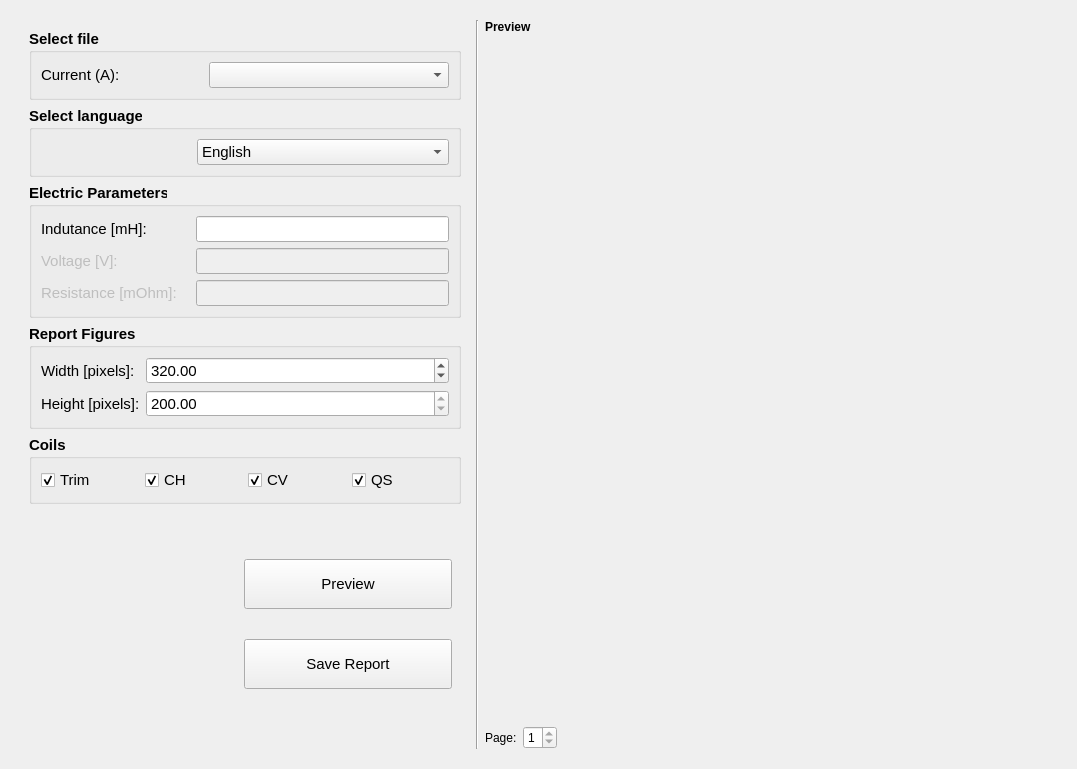
      <widget class="QWidget" name="report">
       <attribute name="title">
        <string>Report</string>
       </attribute>
       <layout class="QGridLayout" name="gridLayout_21">
        <item row="0" column="0">
         <widget class="QFrame" name="frame_6">
          <property name="frameShape">
           <enum>QFrame::NoFrame</enum>
          </property>
          <property name="frameShadow">
           <enum>QFrame::Plain</enum>
          </property>
          <layout class="QGridLayout" name="gridLayout_19">
           <item row="0" column="0" rowspan="2">
            <widget class="QFrame" name="frame_4">
             <property name="sizePolicy">
              <sizepolicy hsizetype="Maximum" vsizetype="Preferred">
               <horstretch>0</horstretch>
               <verstretch>0</verstretch>
              </sizepolicy>
             </property>
             <property name="minimumSize">
              <size>
               <width>450</width>
               <height>0</height>
              </size>
             </property>
             <property name="frameShape">
              <enum>QFrame::NoFrame</enum>
             </property>
             <property name="frameShadow">
              <enum>QFrame::Plain</enum>
             </property>
             <layout class="QVBoxLayout" name="verticalLayout_11">
              <property name="bottomMargin">
               <number>9</number>
              </property>
              <item>
               <widget class="QGroupBox" name="group_box_16">
                <property name="font">
                 <font>
                  <pointsize>11</pointsize>
                  <weight>75</weight>
                  <bold>true</bold>
                 </font>
                </property>
                <property name="title">
                 <string>Select file</string>
                </property>
                <layout class="QFormLayout" name="formLayout">
                 <item row="0" column="0">
                  <widget class="QLabel" name="file_label_4">
                   <property name="font">
                    <font>
                     <pointsize>11</pointsize>
                     <weight>50</weight>
                     <bold>false</bold>
                    </font>
                   </property>
                   <property name="text">
                    <string>Current (A):                    </string>
                   </property>
                  </widget>
                 </item>
                 <item row="0" column="1">
                  <widget class="QComboBox" name="cb_files_4">
                   <property name="font">
                    <font>
                     <pointsize>11</pointsize>
                     <weight>50</weight>
                     <bold>false</bold>
                    </font>
                   </property>
                   <property name="currentIndex">
                    <number>-1</number>
                   </property>
                  </widget>
                 </item>
                </layout>
               </widget>
              </item>
              <item>
               <widget class="QGroupBox" name="group_box_17">
                <property name="font">
                 <font>
                  <pointsize>11</pointsize>
                  <weight>75</weight>
                  <bold>true</bold>
                 </font>
                </property>
                <property name="title">
                 <string>Select language</string>
                </property>
                <layout class="QFormLayout" name="formLayout_2">
                 <item row="0" column="0">
                  <spacer name="horizontalSpacer_12">
                   <property name="orientation">
                    <enum>Qt::Horizontal</enum>
                   </property>
                   <property name="sizeHint" stdset="0">
                    <size>
                     <width>150</width>
                     <height>24</height>
                    </size>
                   </property>
                  </spacer>
                 </item>
                 <item row="0" column="1">
                  <widget class="QComboBox" name="cb_language">
                   <property name="font">
                    <font>
                     <pointsize>11</pointsize>
                     <weight>50</weight>
                     <bold>false</bold>
                    </font>
                   </property>
                   <property name="currentIndex">
                    <number>0</number>
                   </property>
                   <item>
                    <property name="text">
                     <string>English</string>
                    </property>
                   </item>
                   <item>
                    <property name="text">
                     <string>Portuguese</string>
                    </property>
                   </item>
                  </widget>
                 </item>
                </layout>
               </widget>
              </item>
              <item>
               <widget class="QGroupBox" name="group_box_18">
                <property name="font">
                 <font>
                  <pointsize>11</pointsize>
                  <weight>75</weight>
                  <bold>true</bold>
                 </font>
                </property>
                <property name="title">
                 <string>Electric Parameters</string>
                </property>
                <layout class="QFormLayout" name="formLayout_3">
                 <property name="fieldGrowthPolicy">
                  <enum>QFormLayout::AllNonFixedFieldsGrow</enum>
                 </property>
                 <item row="0" column="0">
                  <widget class="QLabel" name="indutance_label">
                   <property name="font">
                    <font>
                     <pointsize>11</pointsize>
                     <weight>50</weight>
                     <bold>false</bold>
                    </font>
                   </property>
                   <property name="text">
                    <string>Indutance [mH]:</string>
                   </property>
                  </widget>
                 </item>
                 <item row="0" column="1">
                  <widget class="QLineEdit" name="indutance_value">
                   <property name="font">
                    <font>
                     <weight>50</weight>
                     <bold>false</bold>
                    </font>
                   </property>
                  </widget>
                 </item>
                 <item row="1" column="0">
                  <widget class="QLabel" name="voltage_label">
                   <property name="enabled">
                    <bool>false</bool>
                   </property>
                   <property name="font">
                    <font>
                     <pointsize>11</pointsize>
                     <weight>50</weight>
                     <bold>false</bold>
                    </font>
                   </property>
                   <property name="text">
                    <string>Voltage [V]:</string>
                   </property>
                  </widget>
                 </item>
                 <item row="1" column="1">
                  <widget class="QLineEdit" name="voltage_value">
                   <property name="enabled">
                    <bool>false</bool>
                   </property>
                   <property name="font">
                    <font>
                     <weight>50</weight>
                     <bold>false</bold>
                    </font>
                   </property>
                  </widget>
                 </item>
                 <item row="2" column="0">
                  <widget class="QLabel" name="resistance_label">
                   <property name="enabled">
                    <bool>false</bool>
                   </property>
                   <property name="font">
                    <font>
                     <pointsize>11</pointsize>
                     <weight>50</weight>
                     <bold>false</bold>
                    </font>
                   </property>
                   <property name="text">
                    <string>Resistance [mOhm]:   </string>
                   </property>
                  </widget>
                 </item>
                 <item row="2" column="1">
                  <widget class="QLineEdit" name="resistance_value">
                   <property name="enabled">
                    <bool>false</bool>
                   </property>
                   <property name="font">
                    <font>
                     <weight>50</weight>
                     <bold>false</bold>
                    </font>
                   </property>
                  </widget>
                 </item>
                </layout>
               </widget>
              </item>
              <item>
               <widget class="QGroupBox" name="group_box_19">
                <property name="font">
                 <font>
                  <pointsize>11</pointsize>
                  <weight>75</weight>
                  <bold>true</bold>
                 </font>
                </property>
                <property name="title">
                 <string>Report Figures</string>
                </property>
                <layout class="QFormLayout" name="formLayout_5">
                 <property name="fieldGrowthPolicy">
                  <enum>QFormLayout::AllNonFixedFieldsGrow</enum>
                 </property>
                 <item row="0" column="0">
                  <widget class="QLabel" name="file_label_5">
                   <property name="font">
                    <font>
                     <pointsize>11</pointsize>
                     <weight>50</weight>
                     <bold>false</bold>
                    </font>
                   </property>
                   <property name="text">
                    <string>Width [pixels]: </string>
                   </property>
                  </widget>
                 </item>
                 <item row="1" column="0">
                  <widget class="QLabel" name="label">
                   <property name="font">
                    <font>
                     <weight>50</weight>
                     <bold>false</bold>
                    </font>
                   </property>
                   <property name="text">
                    <string>Height [pixels]:</string>
                   </property>
                  </widget>
                 </item>
                 <item row="0" column="1">
                  <widget class="QDoubleSpinBox" name="fig_width_sb">
                   <property name="font">
                    <font>
                     <weight>50</weight>
                     <bold>false</bold>
                    </font>
                   </property>
                   <property name="buttonSymbols">
                    <enum>QAbstractSpinBox::UpDownArrows</enum>
                   </property>
                   <property name="maximum">
                    <double>1000.000000000000000</double>
                   </property>
                   <property name="value">
                    <double>320.000000000000000</double>
                   </property>
                  </widget>
                 </item>
                 <item row="1" column="1">
                  <widget class="QDoubleSpinBox" name="fig_height_sb">
                   <property name="font">
                    <font>
                     <weight>50</weight>
                     <bold>false</bold>
                    </font>
                   </property>
                   <property name="readOnly">
                    <bool>true</bool>
                   </property>
                   <property name="buttonSymbols">
                    <enum>QAbstractSpinBox::UpDownArrows</enum>
                   </property>
                   <property name="maximum">
                    <double>1000.000000000000000</double>
                   </property>
                   <property name="value">
                    <double>200.000000000000000</double>
                   </property>
                  </widget>
                 </item>
                </layout>
               </widget>
              </item>
              <item>
               <widget class="QGroupBox" name="group_box_20">
                <property name="font">
                 <font>
                  <pointsize>11</pointsize>
                  <weight>75</weight>
                  <bold>true</bold>
                 </font>
                </property>
                <property name="title">
                 <string>Coils</string>
                </property>
                <layout class="QGridLayout" name="gridLayout_8">
                 <item row="0" column="3">
                  <widget class="QCheckBox" name="qs_chb">
                   <property name="font">
                    <font>
                     <weight>50</weight>
                     <bold>false</bold>
                    </font>
                   </property>
                   <property name="text">
                    <string>QS</string>
                   </property>
                   <property name="checked">
                    <bool>true</bool>
                   </property>
                  </widget>
                 </item>
                 <item row="0" column="0">
                  <widget class="QCheckBox" name="trim_chb">
                   <property name="font">
                    <font>
                     <weight>50</weight>
                     <bold>false</bold>
                    </font>
                   </property>
                   <property name="text">
                    <string>Trim</string>
                   </property>
                   <property name="checked">
                    <bool>true</bool>
                   </property>
                  </widget>
                 </item>
                 <item row="0" column="2">
                  <widget class="QCheckBox" name="cv_chb">
                   <property name="font">
                    <font>
                     <weight>50</weight>
                     <bold>false</bold>
                    </font>
                   </property>
                   <property name="text">
                    <string>CV</string>
                   </property>
                   <property name="checked">
                    <bool>true</bool>
                   </property>
                  </widget>
                 </item>
                 <item row="0" column="1">
                  <widget class="QCheckBox" name="ch_chb">
                   <property name="font">
                    <font>
                     <weight>50</weight>
                     <bold>false</bold>
                    </font>
                   </property>
                   <property name="text">
                    <string>CH</string>
                   </property>
                   <property name="checked">
                    <bool>true</bool>
                   </property>
                  </widget>
                 </item>
                </layout>
               </widget>
              </item>
              <item>
               <spacer name="verticalSpacer_5">
                <property name="orientation">
                 <enum>Qt::Vertical</enum>
                </property>
                <property name="sizeType">
                 <enum>QSizePolicy::Fixed</enum>
                </property>
                <property name="sizeHint" stdset="0">
                 <size>
                  <width>20</width>
                  <height>40</height>
                 </size>
                </property>
               </spacer>
              </item>
              <item>
               <widget class="QFrame" name="frame_5">
                <property name="frameShape">
                 <enum>QFrame::NoFrame</enum>
                </property>
                <property name="frameShadow">
                 <enum>QFrame::Plain</enum>
                </property>
                <layout class="QFormLayout" name="formLayout_4">
                 <property name="fieldGrowthPolicy">
                  <enum>QFormLayout::AllNonFixedFieldsGrow</enum>
                 </property>
                 <property name="verticalSpacing">
                  <number>30</number>
                 </property>
                 <item row="0" column="0">
                  <spacer name="horizontalSpacer_13">
                   <property name="orientation">
                    <enum>Qt::Horizontal</enum>
                   </property>
                   <property name="sizeHint" stdset="0">
                    <size>
                     <width>200</width>
                     <height>32</height>
                    </size>
                   </property>
                  </spacer>
                 </item>
                 <item row="0" column="1">
                  <widget class="QPushButton" name="bt_preview">
                   <property name="enabled">
                    <bool>true</bool>
                   </property>
                   <property name="minimumSize">
                    <size>
                     <width>0</width>
                     <height>50</height>
                    </size>
                   </property>
                   <property name="font">
                    <font>
                     <pointsize>11</pointsize>
                    </font>
                   </property>
                   <property name="text">
                    <string>Preview</string>
                   </property>
                   <property name="icon">
                    <iconset>
                     <normaloff>D:/ARQ/Lucas/Analise de dados BGL_(priscila)/imagens/Lupa2.png</normaloff>D:/ARQ/Lucas/Analise de dados BGL_(priscila)/imagens/Lupa2.png</iconset>
                   </property>
                   <property name="iconSize">
                    <size>
                     <width>25</width>
                     <height>25</height>
                    </size>
                   </property>
                  </widget>
                 </item>
                 <item row="1" column="0">
                  <spacer name="horizontalSpacer_14">
                   <property name="orientation">
                    <enum>Qt::Horizontal</enum>
                   </property>
                   <property name="sizeHint" stdset="0">
                    <size>
                     <width>200</width>
                     <height>27</height>
                    </size>
                   </property>
                  </spacer>
                 </item>
                 <item row="1" column="1">
                  <widget class="QPushButton" name="bt_save_report">
                   <property name="minimumSize">
                    <size>
                     <width>0</width>
                     <height>50</height>
                    </size>
                   </property>
                   <property name="font">
                    <font>
                     <pointsize>11</pointsize>
                    </font>
                   </property>
                   <property name="text">
                    <string>Save Report</string>
                   </property>
                   <property name="icon">
                    <iconset>
                     <normaloff>D:/ARQ/Lucas/Analise de dados BGL_(priscila)/imagens/save.png</normaloff>D:/ARQ/Lucas/Analise de dados BGL_(priscila)/imagens/save.png</iconset>
                   </property>
                   <property name="iconSize">
                    <size>
                     <width>20</width>
                     <height>20</height>
                    </size>
                   </property>
                  </widget>
                 </item>
                </layout>
               </widget>
              </item>
              <item>
               <spacer name="verticalSpacer_6">
                <property name="orientation">
                 <enum>Qt::Vertical</enum>
                </property>
                <property name="sizeHint" stdset="0">
                 <size>
                  <width>20</width>
                  <height>40</height>
                 </size>
                </property>
               </spacer>
              </item>
             </layout>
            </widget>
           </item>
           <item row="2" column="2">
            <layout class="QHBoxLayout" name="horizontalLayout_8">
             <item>
              <widget class="QLabel" name="label_3">
               <property name="text">
                <string>Page:</string>
               </property>
              </widget>
             </item>
             <item>
              <widget class="QSpinBox" name="page_sb">
               <property name="minimum">
                <number>1</number>
               </property>
               <property name="maximum">
                <number>1</number>
               </property>
              </widget>
             </item>
             <item>
              <spacer name="horizontalSpacer_17">
               <property name="orientation">
                <enum>Qt::Horizontal</enum>
               </property>
               <property name="sizeType">
                <enum>QSizePolicy::Fixed</enum>
               </property>
               <property name="sizeHint" stdset="0">
                <size>
                 <width>500</width>
                 <height>20</height>
                </size>
               </property>
              </spacer>
             </item>
            </layout>
           </item>
           <item row="0" column="1" rowspan="3">
            <widget class="Line" name="line_2">
             <property name="orientation">
              <enum>Qt::Vertical</enum>
             </property>
            </widget>
           </item>
           <item row="0" column="2">
            <widget class="QLabel" name="label_2">
             <property name="sizePolicy">
              <sizepolicy hsizetype="Maximum" vsizetype="Maximum">
               <horstretch>0</horstretch>
               <verstretch>0</verstretch>
              </sizepolicy>
             </property>
             <property name="font">
              <font>
               <weight>75</weight>
               <bold>true</bold>
              </font>
             </property>
             <property name="text">
              <string>Preview</string>
             </property>
            </widget>
           </item>
           <item row="1" column="2">
            <widget class="QLabel" name="preview">
             <property name="sizePolicy">
              <sizepolicy hsizetype="Expanding" vsizetype="Expanding">
               <horstretch>0</horstretch>
               <verstretch>0</verstretch>
              </sizepolicy>
             </property>
             <property name="maximumSize">
              <size>
               <width>500</width>
               <height>680</height>
              </size>
             </property>
             <property name="font">
              <font>
               <weight>50</weight>
               <bold>false</bold>
              </font>
             </property>
             <property name="text">
              <string/>
             </property>
            </widget>
           </item>
          </layout>
         </widget>
        </item>
       </layout>
      </widget>
